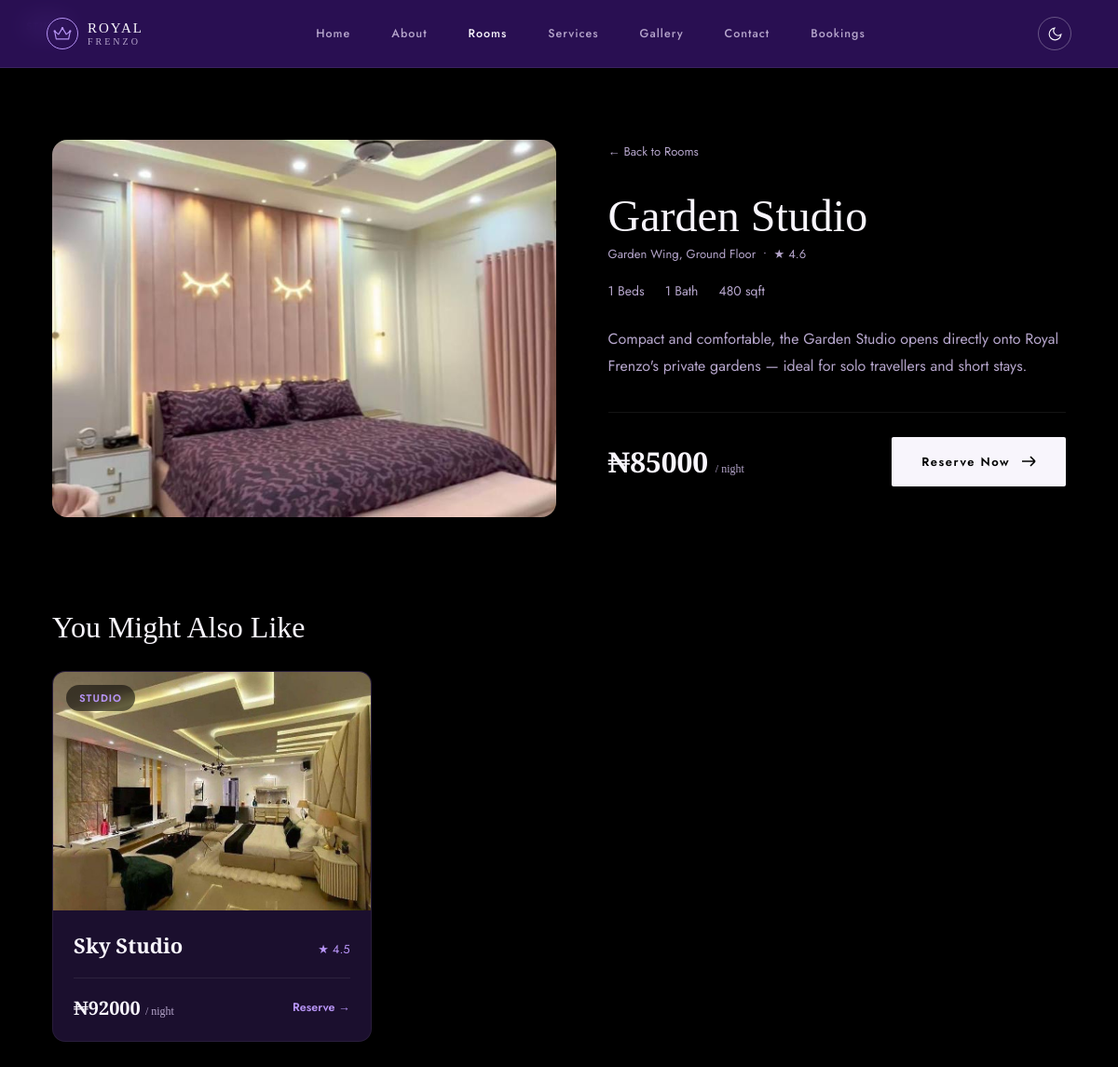
The app's page /room/garden-studio/ with its own data.
### core/models.py (models this page shows, shortened)
class Room(models.Model):
    CATEGORY_CHOICES = [
        ('suite', 'Suite'),
        ('penthouse', 'Penthouse'),
        ('studio', 'Studio'),
    ]
    name = models.CharField(max_length=120)
    slug = models.SlugField(max_length=140, unique=True)
    category = models.CharField(max_length=20, choices=CATEGORY_CHOICES)
    location = models.CharField(max_length=150, blank=True)
    price_per_night = models.DecimalField(max_digits=10, decimal_places=2)
    beds = models.PositiveSmallIntegerField(default=1)
    baths = models.PositiveSmallIntegerField(default=1)
    sqft = models.PositiveIntegerField(default=0)
    rating = models.DecimalField(max_digits=2, decimal_places=1, default=4.8)
    short_description = models.CharField(max_length=200, blank=True)
    description = models.TextField(blank=True)
    image = models.ImageField(upload_to='rooms/', blank=True, null=True)
    is_featured = models.BooleanField(default=False)
    created_at = models.DateTimeField(auto_now_add=True)
    class Meta:
        ordering = ['-is_featured', 'name']
    def get_absolute_url(self):
        return reverse('core:room_detail', kwargs={'slug': self.slug})

### core/views.py (the view)
# urls.py: path('room/<slug:slug>/', views.room_detail, name='room_detail'),
def room_detail(request, slug):
    room = get_object_or_404(Room, slug=slug)
    related_rooms = Room.objects.exclude(slug=slug).filter(category=room.category)[:3]
    return render(request, 'room_detail.html', {'room': room, 'related_rooms': related_rooms})

### core/templates/room_detail.html (shortened to what this page needs)
{% extends "base.html" %}
{% load static %}
{% block content %}
{% include "_navbar.html" with active_page="rooms" %}
<section class="room-detail">
  <div class="room-detail-media">
    {% if room.image %}
      <img src="{{ room.image.url }}" alt="{{ room.name }}">
    {% else %}
      <div class="room-card-placeholder large"></div>
    {% endif %}
  </div>
  <div class="room-detail-body">
    <a href="{% url 'core:room_list' %}" class="back-link">← Back to Rooms</a>
    <span class="room-tag">{{ room.get_category_display }}</span>
    <h1 class="room-detail-title">{{ room.name }}</h1>
    <p class="room-location">{{ room.location }} &nbsp;•&nbsp; ★ {{ room.rating }}</p>
    <div class="room-specs large">
      <span>{{ room.beds }} Beds</span>
      <span>{{ room.baths }} Bath</span>
      <span>{{ room.sqft }} sqft</span>
    </div>
    <p class="room-detail-desc">
      {{ room.description|default:room.short_description }}
    </p>
    <div class="room-detail-footer">
      <div class="room-price large">₦{{ room.price_per_night|floatformat:0 }} <span>/ night</span></div>
      <a href="{% url 'core:booking_create' room.slug %}" class="btn-primary">Reserve Now
        <svg width="16" height="12" viewBox="0 0 16 12" fill="none"><path d="M1 6H15M15 6L10 1M15 6L10 11" stroke="currentColor" stroke-width="1.6"/></svg>
      </a>
    </div>
  </div>
</section>
{% if related_rooms %}
<section class="related-rooms">
  <h2>You Might Also Like</h2>
  <div class="room-grid">
    {% for r in related_rooms %}
      <a href="{{ r.get_absolute_url }}" class="room-card">
        <div class="room-card-media">
          {% if r.image %}
            <img src="{{ r.image.url }}" alt="{{ r.name }}">
          {% else %}
            <div class="room-card-placeholder"></div>
          {% endif %}
          <span class="room-tag">{{ r.get_category_display }}</span>
        </div>
        <div class="room-card-body">
          <div class="room-card-top">
            <h3>{{ r.name }}</h3>
            <span class="room-rating">★ {{ r.rating }}</span>
          </div>
          <div class="room-card-footer">
            <div class="room-price">₦{{ r.price_per_night|floatformat:0 }} <span>/ night</span></div>
            <span class="btn-reserve">Reserve →</span>
          </div>
        </div>
      </a>
    {% endfor %}
  </div>
</section>
{% endif %}
{% endblock %}

### core/static/css/style.css (style rules this page uses)
:root { --bg-deep: #000000; --bg-panel: #1B0F2E; --nav-bg: rgba(76, 29, 149, 0.55); --violet: #8B5CF6; --violet-soft: #B794F6; --lilac: #E4D8FA; --white: #F8F5FC; --muted: #B6A6CC; }
* { margin: 0; padding: 0; box-sizing: border-box; }
body { background: var(--bg-deep); color: var(--white); font-family: 'Jost', sans-serif; transition: background .25s ease, color .25s ease; }
a { text-decoration: none; color: inherit; }
.btn-primary { display: inline-flex; align-items: center; gap: 12px; background: var(--white); color: var(--bg-deep); padding: 17px 32px; font-size: 13px; font-weight: 600; letter-spacing: 1.5px; border-radius: 2px; transition: background .2s ease, transform .2s ease; }
.room-grid { display: grid; grid-template-columns: repeat(4, 1fr); gap: 30px; }
.room-card { display: block; background: var(--bg-panel); border-radius: 14px; overflow: hidden; border: 1px solid rgba(255,255,255,0.06); transition: transform .25s ease, border-color .25s ease; }
.room-card-media { position: relative; aspect-ratio: 4 / 3; overflow: hidden; }
.room-card-media img { width: 100%; height: 100%; object-fit: cover; }
.room-tag { position: absolute; top: 14px; left: 14px; background: rgba(0,0,0,0.55); backdrop-filter: blur(6px); color: var(--violet-soft); font-size: 11px; letter-spacing: 1px; font-weight: 600; padding: 6px 14px; border-radius: 999px; text-transform: uppercase; }
.room-card-body { padding: 22px; }
.room-card-top { display: flex; justify-content: space-between; align-items: baseline; gap: 10px; }
.room-card-top h3 { font-family: 'Cormorant Garamond', serif; font-size: 22px; font-weight: 600; }
.room-rating { font-size: 13px; color: var(--violet-soft); white-space: nowrap; }
.room-location { font-size: 13px; color: var(--muted); margin-top: 4px; }
.room-specs { display: flex; gap: 16px; margin-top: 16px; font-size: 12.5px; color: var(--muted); }
.room-specs.large { font-size: 14px; gap: 22px; margin: 20px 0 28px; }
.room-card-footer { display: flex; justify-content: space-between; align-items: center; margin-top: 20px; padding-top: 18px; border-top: 1px solid rgba(255,255,255,0.08); }
.room-price { font-family: 'Cormorant Garamond', serif; font-size: 20px; font-weight: 600; color: var(--white); }
.room-price span { font-size: 12px; font-weight: 400; color: var(--muted); }
.room-price.large { font-size: 30px; }
.btn-reserve { font-size: 12.5px; font-weight: 600; color: var(--violet-soft); }
.room-detail { padding: 150px 56px 60px; max-width: 1200px; margin: 0 auto; display: grid; grid-template-columns: 1.1fr 1fr; gap: 56px; align-items: start; }
.room-detail-media { border-radius: 16px; overflow: hidden; aspect-ratio: 4/3; }
.room-detail-media img { width: 100%; height: 100%; object-fit: cover; }
.back-link { display: inline-block; font-size: 13px; color: var(--muted); margin-bottom: 20px; }
.room-detail-title { font-family: 'Cormorant Garamond', serif; font-size: clamp(34px, 4vw, 52px); font-weight: 500; margin-top: 12px; }
.room-detail-desc { color: var(--muted); line-height: 1.8; font-size: 15. 5px; margin-top: 10px; }
.room-detail-footer { display: flex; align-items: center; justify-content: space-between; margin-top: 34px; padding-top: 26px; border-top: 1px solid rgba(255,255,255,0.08); }
.related-rooms { padding: 40px 56px 100px; max-width: 1200px; margin: 0 auto; }
.related-rooms h2 { font-family: 'Cormorant Garamond', serif; font-size: 32px; font-weight: 500; margin-bottom: 28px; }
@media (max-width: 1200px) { .room-grid { grid-template-columns: repeat(3, 1fr); } }

### records on screen
Room: image (picture), name "Garden Studio", location "Garden Wing, Ground Floor", rating "4.6", beds "1", baths "1", sqft "480", description "Compact and comfortable, the Garden Studio opens directly onto Royal Frenzo's private gardens — ideal for solo travellers and short stays.", price_per_night "85000"
Room: image (picture), category "STUDIO", name "Sky Studio", rating "4.5", price_per_night "92000"
